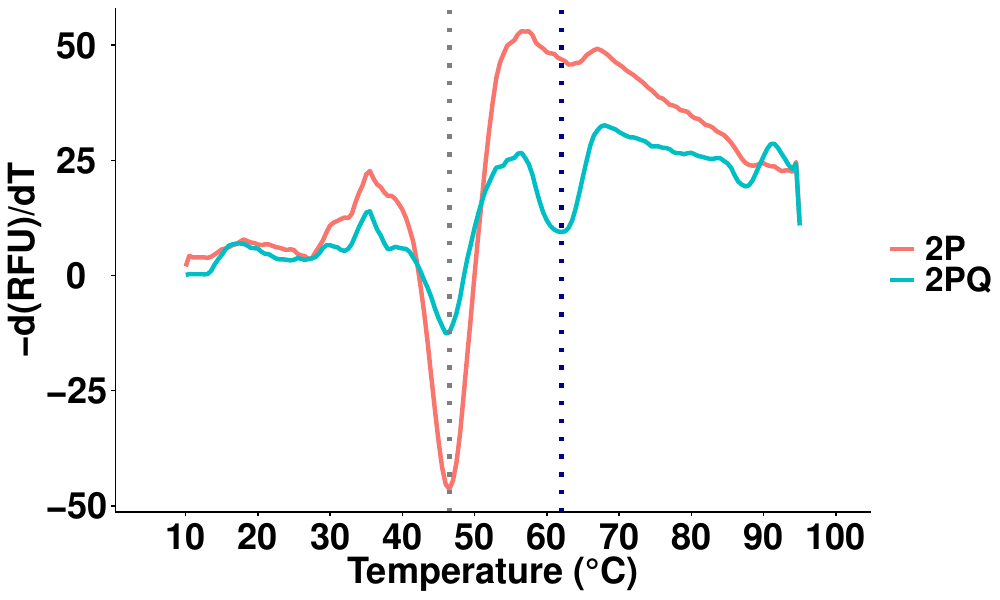

This chart was generated by the following R code:
library(ggplot2)
library(scales)
library(RColorBrewer)
library(readr)
library(tidyr)
library(reshape)
library(stringr)
library(dplyr)
library(gridExtra)
library(qualpalr)
library(tidyquant)
require(cowplot)

df <- read.csv(file = 'therm_shift.csv', header = TRUE)
df2 <- melt(df, id = "Temperature")

therm_shift <- ggplot(df2, aes(x = Temperature, y = value, color = variable)) +
  geom_line(size = 1.5) +
  theme_cowplot(12) +
  xlab("Temperature (°C)") +
  ylab("-d(RFU)/dT") +
  scale_x_continuous(breaks = seq(0, 100, by = 10)) +
  expand_limits(x = c(5, 100)) + 
  scale_colour_discrete(labels = c("2P", "2PQ")) +
  geom_vline(xintercept = 46.5, linetype="dotted", color = "grey50", size=1.5) +
  geom_vline(xintercept = 62, linetype="dotted", color = "darkblue", size=1.5) +
  theme(plot.title=element_text(size=22+2,hjust=0.5,vjust=0.5,face="bold",colour = 'black'),
        axis.text=element_text(size=26,face="bold",colour = 'black'),
        axis.text.x=element_text(angle=0,hjust=0.5,vjust=0.5,colour = 'black'),
        axis.text.y=element_text(hjust=0.5,vjust=0.5,colour = 'black'),
        axis.title.x=element_text(size=26,face="bold"),
        axis.title.y=element_text(size=26,face="bold"),
        legend.text=element_text(size=24,face="bold"),
        legend.title=element_blank(),
        legend.key.width = unit(1.5, "line"))

ggsave("therm_shift.pdf", plot = therm_shift, width = 10, height = 6)